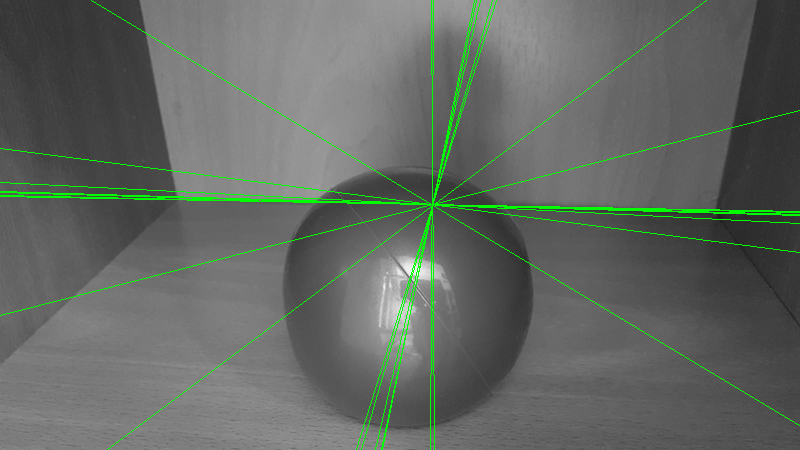
#> input picture epilines1.png, 800 x 450 px
$ python reco.py epilines1.png epilines2.png 5
#> lines starting #> are read from the running program, lines starting #| are printed output that depends on the picture
import numpy as np
import matplotlib.pyplot as plt
import cv2 as cv
import sys
import pptk

# Loads two images.
def load_images(name1, name2):
#> called with name1 = 'epilines1.png', name2 = 'epilines2.png'
    img1 = cv.imread(name1, 0)
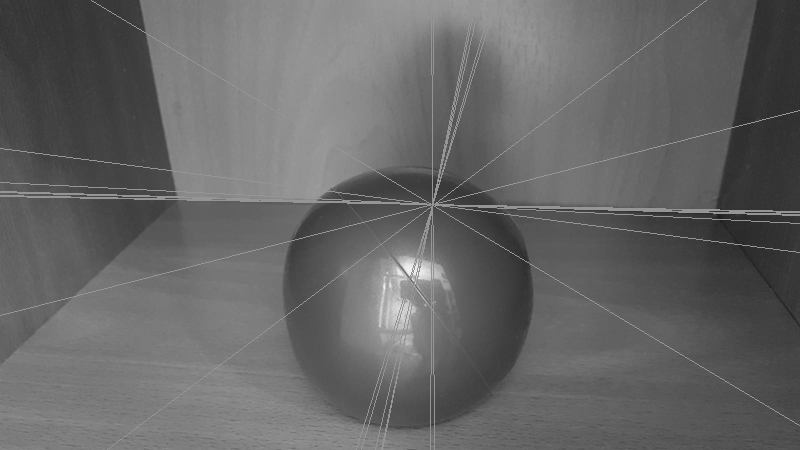
#> img1: shape (450, 800); min 30, max 246, mean 101.8
    img2 = cv.imread(name2, 0)
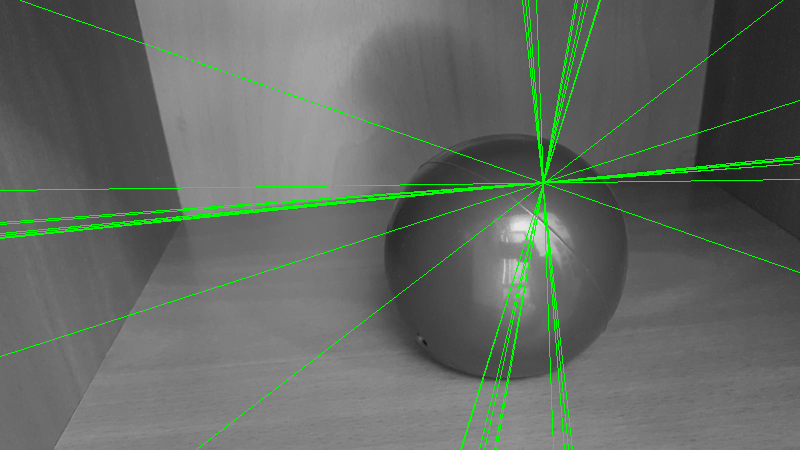
#> input picture epilines2.png, 800 x 450 px
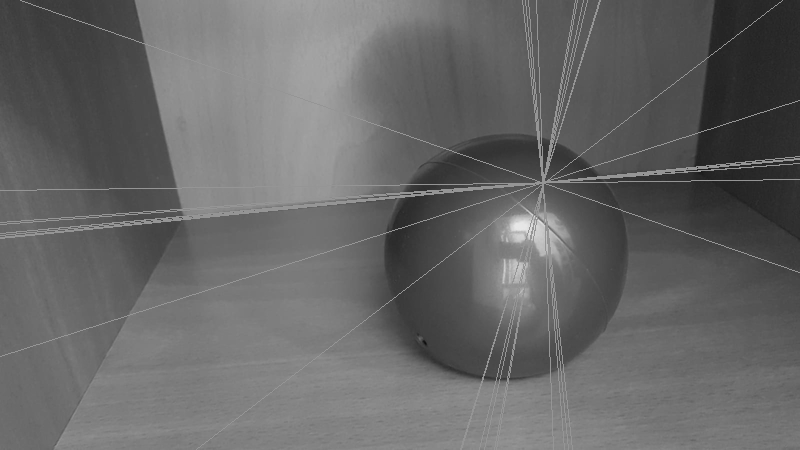
#> img2: shape (450, 800); min 13, max 232, mean 102.8
    return img1, img2

'''
Computes keypoints of one image using the SURF algorithm. Based on:
https://docs.opencv.org/3.0-beta/doc/py_tutorials/py_feature2d/py_surf_intro/py_surf_intro.html

Default values:
The octave number is 4, in each octave 2 iterations are computed, extended 128-dimensional descriptors are returned.
'''
# [9 lines left out: function compute_keypoints, not called in this run]


'''
Computes keypoints of two images using the SURF algorithm. Based on:
https://docs.opencv.org/3.0-beta/doc/py_tutorials/py_feature2d/py_surf_intro/py_surf_intro.html

Default values:
The octave number is 4, in each octave 2 iterations are computed, extended 128-dimensional descriptors are returned.
'''
def compute_keypoints(img1, img2, threshold):
    # Creates a SURF object with the given hessian threshold.
#> (the run stopped early here; a loop or call above may not have finished)
